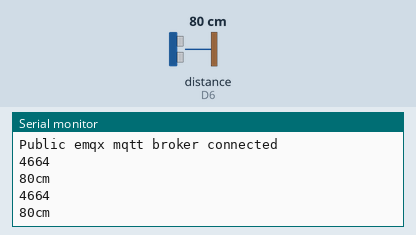
A sketch run on a simulated ESP8266 (NodeMCU). On the bench: the last lines printed to the serial monitor. Wiring (inferred from the names in the program): ultrasonic range finder: trigger D7; echo D6. The test bench sets the inputs (shaded band); at power-on: distance to the obstacle (sensor on D6) 80 cm. The echo pulse lasts 58.3 µs per cm; WiFi joins after 1.5 s; servers stay silent unless stated; no MQTT or app messages arrive unless stated.

Above: at 2.7 s.
2.8 s: distance to the obstacle (sensor on D6) set to 2 cm
At 4.1 s:
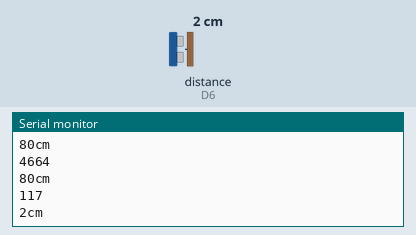
4.3 s: distance to the obstacle (sensor on D6) set to 4 cm
At 5.4 s:
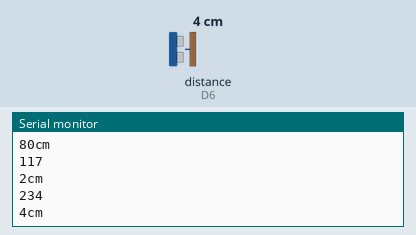
Timing chart, 0 to 7.3 s (numbered marks = the images above; inputs shaded):
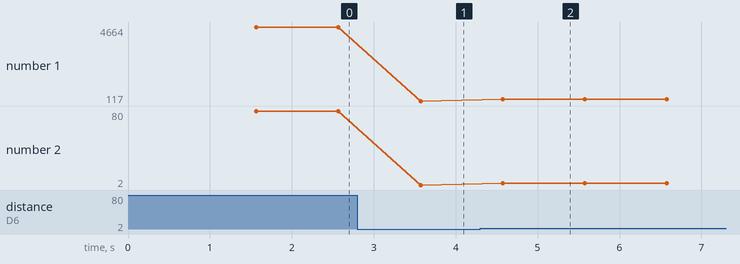

The sketch:

Ultrasonic_Sensor.ino
```cpp
#include <ESP8266WiFi.h>
#include <PubSubClient.h>

#define pingPin D7
#define echoPin D6

//const int pingPin = 7; // Trigger Pin of Ultrasonic Sensor
//const int echoPin = 6; // Echo Pin of Ultrasonic Sensor

const char *ssid = "MakerSpace"; // Enter your WiFi name
const char *password = "4%G9ZbYw2~6fazN";  // Enter WiFi password

// MQTT Broker
const char *mqtt_broker = "broker.emqx.io";
const char *dist_topic = "esp8266/dist";
const char *mqtt_username = "emqx";
const char *mqtt_password = "public";
const int mqtt_port = 1883;

WiFiClient espClient;
PubSubClient client(espClient);

void setup() {
   Serial.begin(115200); // Starting Serial Terminal
   pinMode(pingPin, OUTPUT);
   pinMode(echoPin, INPUT);

   // connecting to a WiFi network
   WiFi.begin(ssid, password);
   while (WiFi.status() != WL_CONNECTED) {
       delay(500);
       Serial.println("Connecting to WiFi..");
   }
   Serial.println("Connected to the WiFi network");
   //connecting to a mqtt broker
   client.setServer(mqtt_broker, mqtt_port);
   //client.setCallback(callback);
   while (!client.connected()) {
       String client_id = "esp8266-client-";
       client_id += String(WiFi.macAddress());

       Serial.printf("The client %s connects to the public mqtt broker\n", client_id.c_str());
       if (client.connect(client_id.c_str(), mqtt_username, mqtt_password)) {
           Serial.println("Public emqx mqtt broker connected");
       } else {
           Serial.print("failed with state ");
           Serial.print(client.state());
           delay(2000);
       }
   }
 // publish and subscribe
  // client.publish(topic, "hello emqx");
  //client.subscribe(dist_topic);
}

void loop() {
   long duration, inches, cm;

   digitalWrite(pingPin, LOW);
   delayMicroseconds(2);
   digitalWrite(pingPin, HIGH);
   delayMicroseconds(10);
   digitalWrite(pingPin, LOW);

   duration = pulseIn(echoPin, HIGH);
   Serial.println(duration);
   //inches = microsecondsToInches(duration);
   cm = microsecondsToCentimeters(duration);
//   Serial.print(inches);
//   Serial.print("in, ");
   Serial.print(cm);
   Serial.print("cm");
   Serial.println();
   client.publish(dist_topic, String(cm).c_str());
   delay(1000);
}

long microsecondsToInches(long microseconds) {
   return microseconds / 74 / 2;
}

long microsecondsToCentimeters(long microseconds) {
   return microseconds / 29 / 2;
}
```

Measured:
- after the input at 2.8 s, the serial monitor: prints a new line after 0.77 s (image 1)
- after the input at 4.3 s, the serial monitor: prints a new line after 0.27 s (image 2)
- plotted number 1: 4664 → 117 after the input at 2.8 s, 117 → 234 after the input at 4.3 s
- plotted number 2: 2 → 4 after the input at 4.3 s
